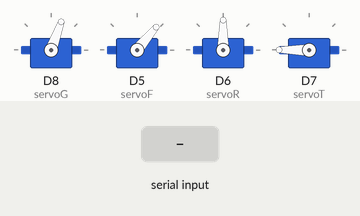
Bench run of a sketch on a simulated ESP8266 (NodeMCU). Parts: 4 × servo. The inputs (shaded band) are chosen by the test bench.

Above: at 1.2 s.
1.3 s: "T" received over Serial
At 1.9 s:
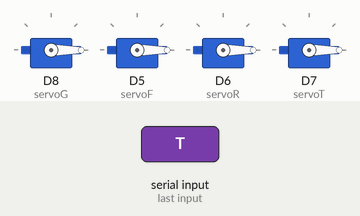
2.8 s: "90,45,200\n" received over Serial
At 3.1 s:
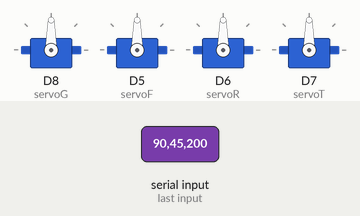
4.3 s: "30,150,10\n" received over Serial
At 5.4 s:
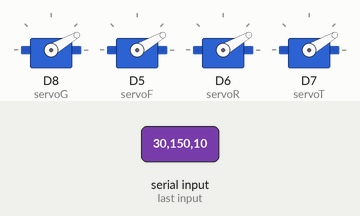
5.8 s: "200\n" received over Serial
At 6.6 s:
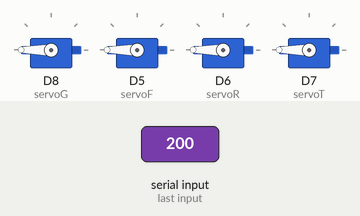
7.3 s: "R" received over Serial
At 7.7 s:
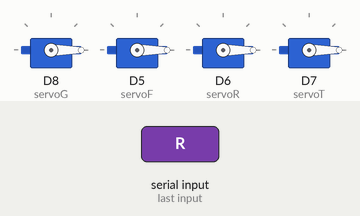
8.8 s: "90,45\n" received over Serial
At 10.0 s:
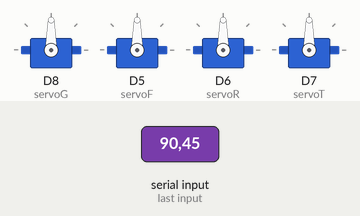
Timing chart, 0 to 11.3 s (numbered marks = the images above; inputs shaded):
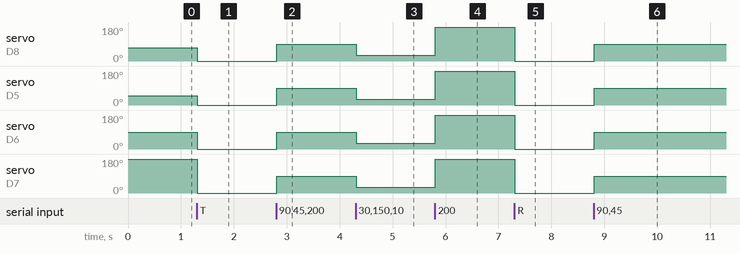

The sketch:

NODE-MCU_Arm_Movement.ino
```cpp
#include <Servo.h>
Servo servoG;
Servo servoF;
Servo servoR;
Servo servoT;

void setup() {
servoG.attach(D8); servoG.write(70); // Grab (70-0)
servoF.attach(D5); servoF.write(50); // Front-Back (50-180)
servoR.attach(D6); servoR.write(90); // Rotation (0-180)
servoT.attach(D7); servoT.write(180);// Tilt (80-180)

Serial.begin(9600);
Serial.setTimeout(10);
}

// Main loop is here
void loop() {
while(Serial.available() == 0){} // do nothing
String serialData = Serial.readString(); // R90T180F50G70 demo serialData

servoR.write(getPosR(serialData));
servoT.write(getPosT(serialData));
servoF.write(getPosF(serialData));
servoG.write(getPosG(serialData));
}
// ========== servo movement ============
// Rotation
int getPosR(String data){
  data.remove(data.indexOf("T"));
  data.remove(data.indexOf("R"),1);

  return data.toInt();
}
// Tilt
int getPosT(String data){
  data.remove(0, data.indexOf("T")+1);
  data.remove(data.indexOf("F"));

  return data.toInt();
}
// Forward
int getPosF(String data){
  data.remove(0, data.indexOf("F")+1);
  data.remove(data.indexOf("G"));

  return data.toInt();
}
// Grab
int getPosG(String data){
  data.remove(0, data.indexOf("G")+1);

  return data.toInt();
}
```

Measured:
- after the input at 1.3 s, servo on D8 (servoG): 70° → 0° at once; servo on D5 (servoF): 50° → 0° at once; servo on D6 (servoR): 90° → 0° at once; servo on D7 (servoT): 180° → 0° at once
- after the input at 2.8 s, servo on D8 (servoG), servo on D5 (servoF), servo on D6 (servoR), servo on D7 (servoT): 0° → 90° at once
- after the input at 4.3 s, servo on D8 (servoG), servo on D5 (servoF), servo on D6 (servoR), servo on D7 (servoT): 90° → 30° at once
- after the input at 5.8 s, servo on D8 (servoG), servo on D5 (servoF), servo on D6 (servoR), servo on D7 (servoT): 30° → 180° at once
- after the input at 7.3 s, servo on D8 (servoG), servo on D5 (servoF), servo on D6 (servoR), servo on D7 (servoT): 180° → 0° at once
- after the input at 8.8 s, servo on D8 (servoG), servo on D5 (servoF), servo on D6 (servoR), servo on D7 (servoT): 0° → 90° at once
